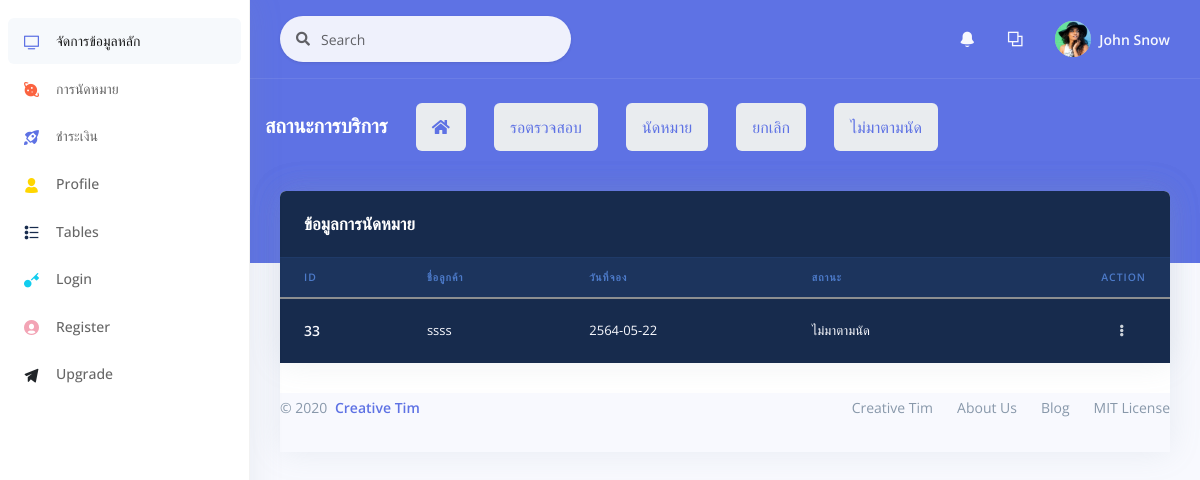
Page /backend/order_4.php on the committed database.
### tables this page shows
CREATE TABLE `booking` (
  `b_id` int(11) NOT NULL,
  `id_mem` int(11) NOT NULL,
  `b_mail` varchar(40) NOT NULL,
  `tel_mem` varchar(10) NOT NULL,
  `car_num` varchar(8) NOT NULL,
  `car_id` int(11) NOT NULL,
  `sv_id` int(11) NOT NULL,
  `stsv_id` int(11) NOT NULL,
  `year_car` int(3) NOT NULL,
  `mile` int(10) NOT NULL,
  `b_date` date NOT NULL,
  `b_time` varchar(5) NOT NULL,
  `b_dateaction` date DEFAULT current_timestamp()
);

CREATE TABLE `tb_mem` (
  `id_mem` int(11) NOT NULL,
  `name_mem` varchar(25) NOT NULL,
  `last_mem` varchar(25) NOT NULL,
  `userlevel` varchar(25) NOT NULL,
  `username` varchar(25) NOT NULL,
  `password` varchar(128) NOT NULL,
  `tel_mem` varchar(10) NOT NULL,
  `address_mem` varchar(150) NOT NULL
);

CREATE TABLE `serv_status` (
  `stsv_id` int(11) NOT NULL,
  `stsv_name` varchar(50) NOT NULL
);

### backend/order_4.php (the view, shortened to what this page needs)
<?php
include "../conn.php";
$sql = "SELECT booking.b_id,tb_mem.name_mem,serv_status.*,booking.b_date
FROM((booking INNER JOIN tb_mem on booking.id_mem=tb_mem.id_mem)
INNER JOIN serv_status on booking.stsv_id=serv_status.stsv_id)
WHERE serv_status.stsv_id=4
ORDER BY booking.b_id;";
$result = mysqli_query($con, $sql);
?>
<!DOCTYPE html>
<html>
<head>
    <link rel="stylesheet" href="./assets/vendor/nucleo/css/nucleo.css" type="text/css">
    <link rel="stylesheet" href="./assets/vendor/@fortawesome/fontawesome-free/css/all.min.css" type="text/css">
    <link rel="stylesheet" href="./assets/css/argon.css?v=1.2.0" type="text/css">
</head>
<body>
    <?php
    include "object/sidebar.php";
    include "object/_nev.php";
    include "object/list_orderstatus.php";
    ?>
    </div>
    </div>
    </div>
    </div>
    </div>
    <div class="container-fluid mt--6">
        <div class="row">
            <div class="col">
                <div class="card">
                    <div class="row">
                        <div class="col">
                            <div class="card bg-default shadow">
                                <div class="card-header bg-transparent border-0">
                                    <h3 class="text-white mb-0">ข้อมูลการนัดหมาย</h3>
                                </div>
                                <div class="table-responsive">
                                    <table class="table align-items-center table-dark table-flush">
                                        <thead class="thead-dark">
                                            <tr>
                                                <th scope="col" class="sort" data-sort="ID">ID</th>
                                                <th scope="col" class="sort" data-sort="name">ชื่อลูกค้า</th>
                                                <th scope="col" class="sort" data-sort="date">วันที่จอง</th>
                                                <th scope="col" class="sort" data-sort="status">สถานะ</th>
                                                <th scope="col" class="text-right">Action</th>
                                            </tr>
                                        </thead>
                                        <tbody class="list">
                                            <?php
                                            while ($rs = mysqli_fetch_array($result)) {
                                                $b_id = $rs['b_id'];
                                                $b_date = $rs['b_date'];
                                                $stsv_name = $rs['stsv_name'];
                                                $name_mem = $rs['name_mem'];
                                            ?>
                                        <tbody class="list">
                                            <tr>
                                                <th scope="row">
                                                    <div class="media align-items-center">
                                                        <div class="media-body">
                                                            <span class="name mb-0 text-sm"><?php echo $b_id ?></span>
                                                        </div>
                                                    </div>
                                                </th>
                                                <td class="budget">
                                                    <?php echo $name_mem ?>
                                                </td>
                                                <td class="budget">
                                                    <?php echo $b_date ?>
                                                </td>
                                                <td class="budget">
                                                    <?php echo $stsv_name ?>
                                                </td>
                                                <td class="text-right">
                                                    <div class="dropdown">
                                                        <a class="btn btn-sm btn-icon-only text-light" href="#" role="button" data-toggle="dropdown" aria-haspopup="true" aria-expanded="false">
                                                            <i class="fas fa-ellipsis-v"></i>
                                                        </a>
                                                    </div>
                                                </td>
                                            </tr>
                                        <?php }
                                        ?>
                                        </tbody>
                                    </table>
                                </div>
                            </div>
                        </div>
                    </div>
                    <footer class="footer pt-0">
                        <div class="row align-items-center justify-content-lg-between">
                            <div class="col-lg-6">
                                <div class="copyright text-center  text-lg-left  text-muted">
                                    &copy; 2020 <a href="https://www.creative-tim.com" class="font-weight-bold ml-1" target="_blank">Creative Tim</a>
                                </div>
                            </div>
                            <div class="col-lg-6">
                                <ul class="nav nav-footer justify-content-center justify-content-lg-end">
                                    <li class="nav-item">
                                        <a href="https://www.creative-tim.com" class="nav-link" target="_blank">Creative Tim</a>
                                    </li>
                                    <li class="nav-item">
                                        <a href="https://www.creative-tim.com/presentation" class="nav-link" target="_blank">About Us</a>
                                    </li>
                                    <li class="nav-item">
                                        <a href="http://blog.creative-tim.com" class="nav-link" target="_blank">Blog</a>
                                    </li>
                                    <li class="nav-item">
                                        <a href="https://github.com/creativetimofficial/argon-dashboard/blob/master/LICENSE.md" class="nav-link" target="_blank">MIT License</a>
                                    </li>
                                </ul>
                            </div>
                        </div>
                    </footer>
                </div>
            </div>
</body>
</html>

### rows in the picture
booking: b_id "33", id_mem.name_mem "ssss", b_date "2564-05-22", stsv.stsv_name "ไม่มาตามนัด"
